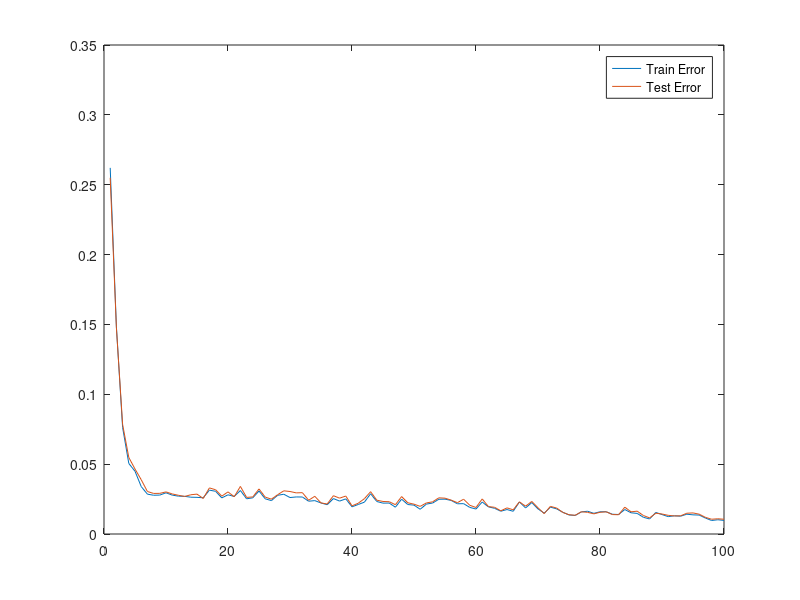

MATLAB code for this plot:
% Initialization values
dat = load("assignment3_data");

data = dat.xi;
data = data';

train_len = length(data) * 0.80;
test_len = length(data) - train_len;

data_train = data(1:train_len,:);
data_test = data(train_len + 1:end,:);

label = dat.tau;
label_train = label(1:train_len);
label_test = label(train_len + 1:end);

[N, P] = size(dat.xi);

% XOR Validation
% data = [0 0; 0 1; 1 0; 1 1]
% label = [0 1 1 1]'
% N = 2
% P = 4

max_epochs = 100;
lr = 0.02;

w1 = randi([0 1], 1, N) * 2 - 1;
w1 = w1 ./ norm(w1);
w2 = randi([0 1], 1, N) * 2 - 1;
w2 = w2 ./ norm(w2);

training_errors = [];
testing_errors = [];

amount_train_per_epoch = 50;

for i = 1:max_epochs
    i
    for j = 1:amount_train_per_epoch        
        point_idx = randi(size(data_train,1));
        point = data_train(point_idx,:);
        tau = label_train(point_idx);

        % forward prop
        sigma = tanh(w1 * point') + tanh(w2 * point');

         % backprop    
        delta_w1 = (sigma - tau) * (1 - tanh(point * w1')^2) * point;
        delta_w2 = (sigma - tau) * (1 - tanh(point * w2')^2) * point;

        w1 = w1 - lr * delta_w1;
        w2 = w2 - lr * delta_w2;
    end
    
    error_train = 1 / train_len * sum(((tanh(w1 * data_train') + tanh(w2 * data_train') - label_train).^2) / 2);
    error_test = 1 / test_len * sum(((tanh(w1 * data_test') + tanh (w2 * data_test') - label_test).^2) / 2);
    
    training_errors = [training_errors error_train];
    testing_errors = [testing_errors error_test];
end

plot(training_errors)
hold on
plot(testing_errors)
legend('Train Error','Test Error')

